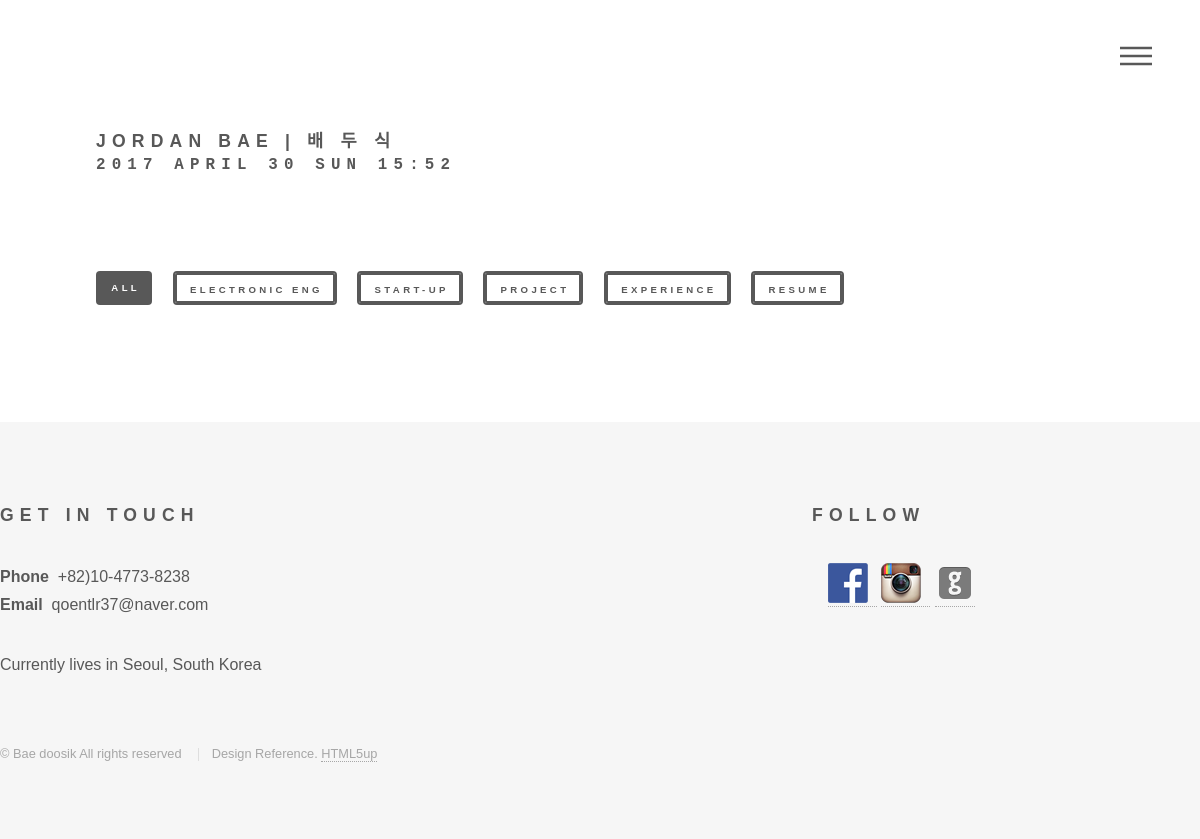
The app's page /, older data.
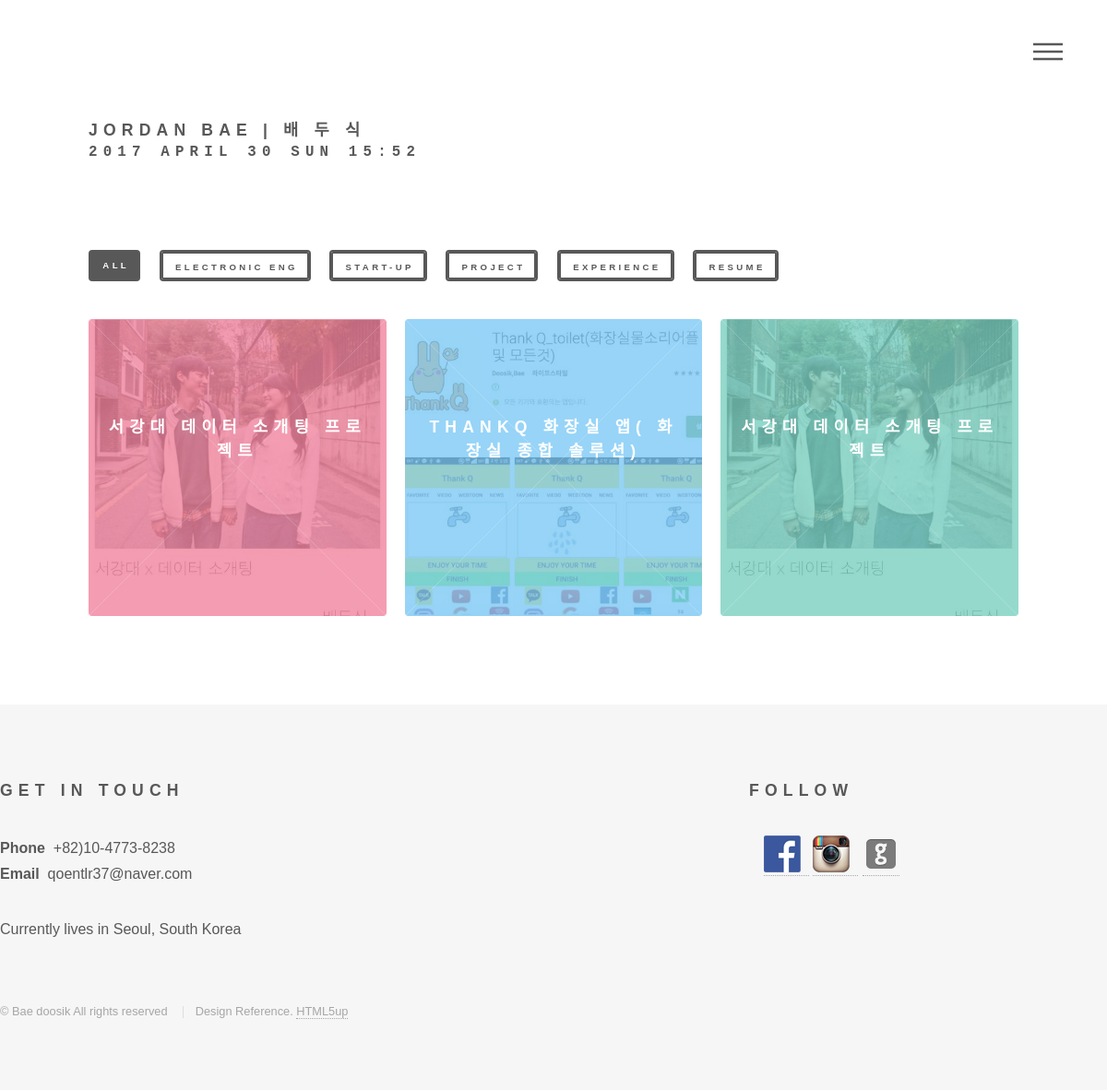
The same page, newer data.
### portfolio/models.py (models this page shows, shortened)
class TimestampModel(models.Model):
    created_date = models.DateTimeField(auto_now_add=True)
    updated_date = models.DateTimeField(auto_now=True, null=True)
    class Meta:
        abstract = True

class Post(TimestampModel):
    title = models.CharField(max_length=100)
    category= models.CharField(max_length=100,
        choices = (
            ('Electronic-Eng','Electronic-Eng'),
            ('Start-up','Start-up'),
            ('Project','Project'),
            ('Experience','Experience'),
        ),default=False)
    photo1 = ProcessedImageField(blank=True, upload_to='blog/photo1/%Y/%M/%D',
                                processors=[Thumbnail(800,800)],
                                format='JPEG',
                                options={'quality':100})
    photo2 = ProcessedImageField(blank=True, upload_to='blog/photo2/%Y/%M/%D',
                                processors=[Thumbnail(800,800)],
                                format='JPEG',
                                options={'quality':100})
    summary = models.CharField(max_length=200)
    class Meta:
        ordering = ['id']

### portfolio/views.py (the view)
# urls.py: url(r'^$',views.main_view,name='main_view'),
def main_view(request):
    post = Post.objects.all()
    return render(request,'portfolio/home.html',{
        'form':post
    })

### portfolio/templates/portfolio/home.html (shortened to what this page needs)
{% extends 'portfolio/layout.html' %}
{% load static  %}
{% block contents %}
	<div id="wrapper">
		<header id="header">
			<div class="inner">
					<a href="/"><h2>JORDAN BAE | 배 두 식 <pre>{% now "Y F d D H:i" %} </pre></h2></a>
				<br><br>
    		<nav>
    			<ul>
    				<li><a class = 'menu' href="#menu">Menu</a></li>
    			</ul>
    		</nav>
			</div>
		</header>
    <div id="main">
	<div class="inner">
		<header>
	  		  <ul class="actions">
	  		  	<li><a href="{% url "portfolio:main_view" %}" class="button special small searchtag">All</a></li>
	  		  	<li><a href="{% url "portfolio:elec" %}" class="button small searchtag">Electronic Eng</a></li>
	  		  	<li><a href="{% url "portfolio:startup" %}" class="button small searchtag">Start-up</a></li>
	  		  	<li><a href="{% url "portfolio:project" %}" class="button small searchtag">Project</a></li>
                <li><a href="{% url "portfolio:experience" %}" class="button small searchtag">Experience</a></li>
                <li><a href="{% url "portfolio:resume" %}" class="button small searchtag">RESUME</a></li>
	  		  </ul>
		</header>
		<section class="tiles">
            {% for post in form %}
                <article class={% cycle 'style1' 'style2' 'style3' 'style4' 'style5' 'style6'%}>
                        <span class="image">
                            <img src="{{ post.photo1.url }}" style="max-width: 100%" />
                        </span>
                    <a href="{% url "portfolio:post_detail" post.id %}">
                        <h2>{{ post.title  }}</h2>
                    </a>
                </article>
            {% endfor %}
		</section>
	</div>
</div>
</div>
{% endblock %}

### portfolio/templates/portfolio/layout.html (shortened to what this page needs)
{% load static  %}
{% load imagekit %}
<!DOCTYPE html>
<html>
<head>
	<link rel="stylesheet"  href="{% static "portfolio/assets/style1.css"  %}"  />
    <link rel="stylesheet" href="dreamcodes/social_icons/tsc_social_icons.css" />
	<link rel="stylesheet" media="screen" href="{% static "portfolio/assets/main.css"  %}" />
</head>
<body>
{% block contents %}
{% endblock %}
			<footer id="footer">
				<div class="inner">
					<section>
						<h2>Get in touch</h2>
						<p><strong>Phone</strong>&nbsp +82)10-4773-8238
						<br><strong>Email</strong>&nbsp qoentlr37@naver.com</p>
						<p>Currently lives in Seoul, South Korea</p>
					</section>
					<section>
						<h2>Follow</h2>
						<ul>
							<a href="https://www.facebook.com/doosik.bae"><img src="{% static "portfolio/assets/facebook40x40.png" %}" />&nbsp&nbsp</a>
							<a href="https://www.instagram.com/doo_sik/"><img src="{% static "portfolio/assets/instagram40x40.png" %}"/>&nbsp&nbsp</a>
                            <a href="https://github.com/baidoosik"><img src="{% static "portfolio/assets/github.png" %}"/></a>
						</ul>
					</section>
					<ul class="copyright">
						<li>&copy; Bae doosik All rights reserved</li>
						<li>Design Reference. <a href="https://html5up.net/">HTML5up</a></li>
					</ul>
				</div>
			</footer>
</body>
</html>

Row changes from the older to the newer data that the page shows:
added Post: photo1 (picture), title "서강대 데이터 소개팅 프로젝트"
added Post: photo1 (picture), title "THANKQ 화장실 앱( 화장실 종합 솔루션)"
added Post: photo1 (picture), title "서강대 데이터 소개팅 프로젝트"
